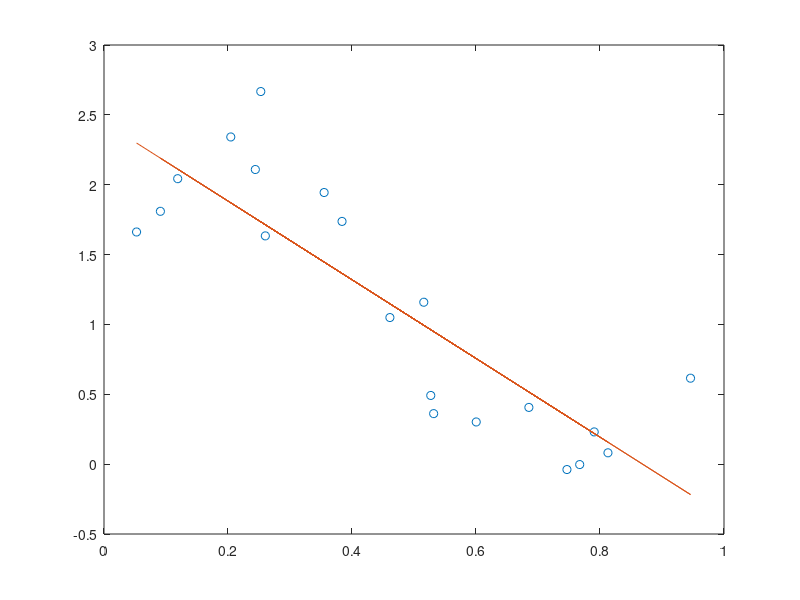

This figure's MATLAB source:
x = load('q1xTrain.dat');
y = load('q1yTrain.dat');
m = length(y);

plot(x, y, 'o');

phi = [ones(m, 1), x];

w = (phi' * phi)\phi'*y;

hold on;
plot(phi(:,2), phi*w, '-');